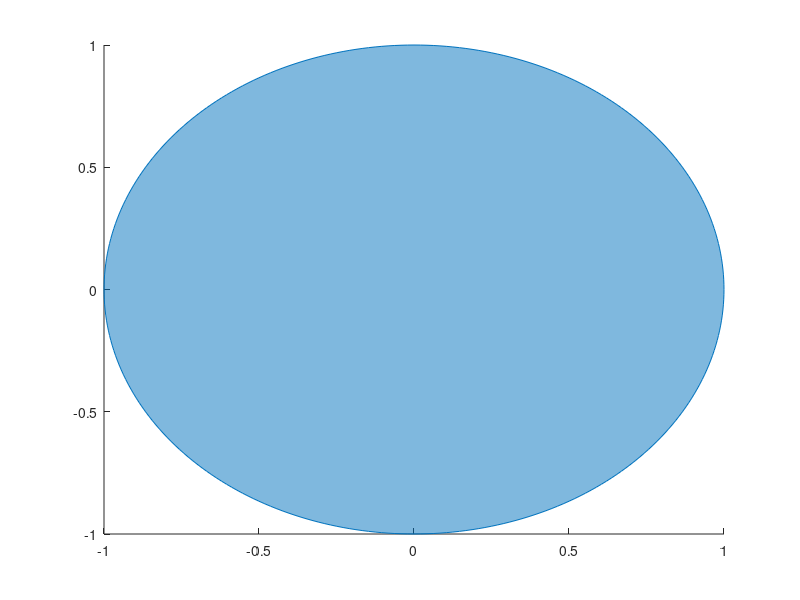

The MATLAB source for this figure:
function h=ellipse(ra,rb,ang,x0,y0,C,Nb)
% Ellipse adds ellipses to the current plot
%
% ELLIPSE(ra,rb,ang,x0,y0) adds an ellipse with semimajor axis of ra,
% a semimajor axis of radius rb, a semimajor axis of ang, centered at
% the point x0,y0.
%
% The length of ra, rb, and ang should be the same. 
% If ra is a vector of length L and x0,y0 scalars, L ellipses
% are added at point x0,y0.
% If ra is a scalar and x0,y0 vectors of length M, M ellipse are with the same 
% radii are added at the points x0,y0.
% If ra, x0, y0 are vectors of the same length L=M, M ellipses are added.
% If ra is a vector of length L and x0, y0 are  vectors of length
% M~=L, L*M ellipses are added, at each point x0,y0, L ellipses of radius ra.
%
% ELLIPSE(ra,rb,ang,x0,y0,C)
% adds ellipses of color C. C may be a string ('r','b',...) or the RGB value. 
% If no color is specified, it makes automatic use of the colors specified by 
% the axes ColorOrder property. For several circles C may be a vector.
%
% ELLIPSE(ra,rb,ang,x0,y0,C,Nb), Nb specifies the number of points
% used to draw the ellipse. The default value is 300. Nb may be used
% for each ellipse individually.
%
% h=ELLIPSE(...) returns the handles to the ellipses.
%
% as a sample of how ellipse works, the following produces a red ellipse
% tipped up at a 45 deg axis from the x axis
% ellipse(1,2,pi/8,1,1,'r')
%
% note that if ra=rb, ELLIPSE plots a circle
%

% written by D.G. Long, Brigham Young University, based on the
% CIRCLES.m original 
% written by Peter Blattner, Institute of Microtechnology, University of 
% Neuchatel, Switzerland, blattner@imt.unine.ch


% Check the number of input arguments 

if nargin<1,
  ra=[];
end;
if nargin<2,
  rb=[];
end;
if nargin<3,
  ang=[];
end;

%if nargin==1,
%  error('Not enough arguments');
%end;

if nargin<5,
  x0=[];
  y0=[];
end;
 
if nargin<6,
  C=[];
end

if nargin<7,
  Nb=[];
end

% set up the default values

if isempty(ra),ra=1;end;
if isempty(rb),rb=1;end;
if isempty(ang),ang=0;end;
if isempty(x0),x0=0;end;
if isempty(y0),y0=0;end;
if isempty(Nb),Nb=300;end;
if isempty(C),C=get(gca,'colororder');end;

% work on the variable sizes

x0=x0(:);
y0=y0(:);
ra=ra(:);
rb=rb(:);
ang=ang(:);
Nb=Nb(:);

if isstr(C),C=C(:);end;

if length(ra)~=length(rb),
  error('length(ra)~=length(rb)');
end;
if length(x0)~=length(y0),
  error('length(x0)~=length(y0)');
end;

% how many inscribed elllipses are plotted

if length(ra)~=length(x0)
  maxk=length(ra)*length(x0);
else
  maxk=length(ra);
end;

% drawing loop

h = zeros(maxk,1);
for k=1:maxk
  
  if length(x0)==1
    xpos=x0;
    ypos=y0;
    radm=ra(k);
    radn=rb(k);
    if length(ang)==1
      an=ang;
    else
      an=ang(k);
    end;
  elseif length(ra)==1
    xpos=x0(k);
    ypos=y0(k);
    radm=ra;
    radn=rb;
    an=ang;
  elseif length(x0)==length(ra)
    xpos=x0(k);
    ypos=y0(k);
    radm=ra(k);
    radn=rb(k);
    an=ang(k);
  else
    rada=ra(fix((k-1)/size(x0,1))+1);
    radb=rb(fix((k-1)/size(x0,1))+1);
    an=ang(fix((k-1)/size(x0,1))+1);
    xpos=x0(rem(k-1,size(x0,1))+1);
    ypos=y0(rem(k-1,size(y0,1))+1);
  end;

  co=cos(an);
  si=sin(an);
  the=linspace(0,2*pi,Nb(rem(k-1,size(Nb,1))+1,:)+1);
%  x=radm*cos(the)*co-si*radn*sin(the)+xpos;
%  y=radm*cos(the)*si+co*radn*sin(the)+ypos;

%   h(k)=line(radm*cos(the)*co-si*radn*sin(the)+xpos,radm*cos(the)*si+co*radn*sin(the)+ypos);
%   set(h(k),'color',C(rem(k-1,size(C,1))+1,:));

  h(k)=patch(radm*cos(the)*co-si*radn*sin(the)+xpos,radm*cos(the)*si+co*radn*sin(the)+ypos,C(rem(k-1,size(C,1))+1,:),'EdgeColor',C(rem(k-1,size(C,1))+1,:),'FaceAlpha',0.5);

end;

